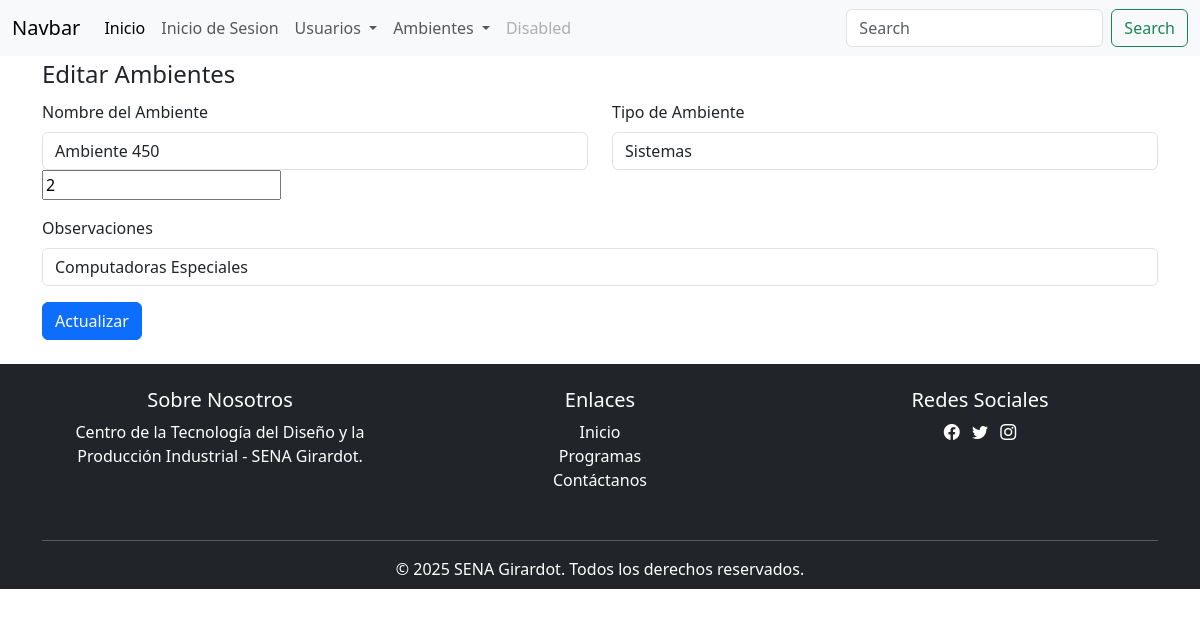
Page /ambientes/editarambiente/2 (signed in) on the committed database.
### tables this page shows
CREATE TABLE `ambientes` (
  `id_ambiente` int NOT NULL AUTO_INCREMENT,
  `nombre_ambiente` text NOT NULL,
  `tipo_ambiente` text NOT NULL,
  `observaciones` text NOT NULL,
  PRIMARY KEY (`id_ambiente`)
);

### controllers/controlador.php (called while the page is built)
<?php
class Controlador
{
    public function cargarTemplate()
    {
        include 'views/template.php';
    }
    public function enlacesPaginasControlador()
    {
        $enlace = isset($_GET['action']) ? $_GET['action'] :'inicio';
        $carpeta = isset($_GET['dato']) ? $_GET['dato'] : null;
        $modelo = new EnlacesPaginasModelo();
        $rutaVista = $modelo->enlacesPaginas($enlace, $carpeta);
        include($rutaVista);
    }
}

### index.php (called while the page is built, shortened)
<?php
require_once 'controllers/controlador.php';
require_once 'controllers/ambientecontroller.php';
require_once 'models/ambientemodelo.php';
$controlador = new Controlador();
$controlador->cargarTemplate();

### models/ambientemodelo.php (called while the page is built, shortened)
<?php
class AmbienteModelo extends Conexion
{
    public function consultarAmbienteModelo($id_ambiente){
        $pdo = $this->conectar();
        $stmt = $pdo->prepare("SELECT * FROM ambientes WHERE id_ambiente = :id_ambiente");
        $stmt->bindParam(":id_ambiente", $id_ambiente, PDO::PARAM_INT);
        $stmt->execute();
        $resultado = $stmt->fetch();
        return $resultado;
    }
}

### controllers/ambientecontroller.php (called while the page is built, shortened)
<?php
class AmbienteController
{
    public function consultarAmbienteControlador(){
        if(isset($_GET['op'])){
            $ambienteModelo = new AmbienteModelo();
            $resultado = $ambienteModelo->consultarAmbienteModelo($_GET['op']);
            return $resultado;
        }
    }
}

### views/modules/ambientes/editarambiente.php (the view, shortened to what this page needs)
<?php
$ambienteControlador = new AmbienteController();
$ambiente = $ambienteControlador->consultarAmbienteControlador();
?>
<div class="container">
    <form method="post">
        <fieldset>
            <legend>Editar Ambientes</legend>
            <div class="row">
                <div class="col">
                    <div class="mb-3">
                        <label for="nombreAmbiente" class="form-label">Nombre del Ambiente</label>
                        <input type="text" id="nombreAmbienteEditar" name="nombreAmbienteEditar" value="<?php echo $ambiente['nombre_ambiente'] ?>" class="form-control" placeholder="Nombre del Ambiente" required>
                        <input type="text" name="id_ambiente" id="id_ambiente" value="<?php echo $ambiente['id_ambiente'] ?>">
                    </div>
                </div>
                <div class="col">
                    <div class="mb-3">
                        <label for="tipoAmbiente" class="form-label">Tipo de Ambiente</label>
                        <input type="text" name="tipoAmbienteEditar" id="tipoAmbienteEditar" value="<?php echo $ambiente['tipo_ambiente'] ?>"
                            class="form-control" placeholder="Tipo del Ambiente" required>
                    </div>
                </div>
            </div>
            <div class="row">
                <div class="col">
                    <div class="mb-3">
                        <label for="observaciones" class="form-label">Observaciones</label>
                        <input type="text" id="observacionesEditar" name="observacionesEditar" value="<?php echo $ambiente['observaciones'] ?>"
                            class="form-control" minlength="6" placeholder="Detalles del Ambiente" required>
                    </div>
                </div>
            </div>
            <button type="submit" name="registrar" id="registrar" class="btn btn-primary">Actualizar</button>
        </fieldset>
    </form>
</div>

### rows in the picture
ambientes: nombreAmbienteEditar "Ambiente 450", id_ambiente "2", tipoAmbienteEditar "Sistemas", observacionesEditar "Computadoras Especiales"
